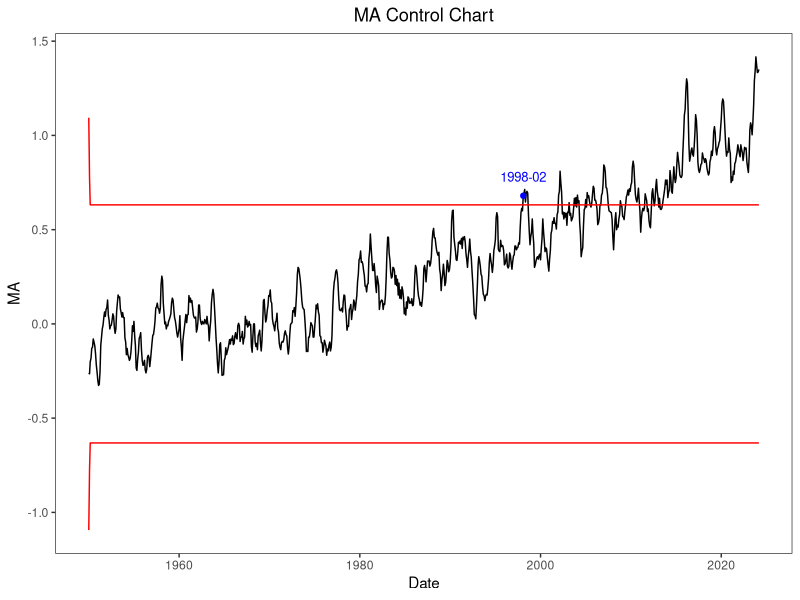

Generate this figure with R:
library(readr)
Global <- read_csv("Global.csv")
Global <- Global[841:nrow(Global),]

month_map <- c("Jan" = 1, "Feb" = 2, "Mar" = 3, "Apr" = 4, "May" = 5, "Jun" = 6, 
               "Jul" = 7, "Aug" = 8, "Sep" = 9, "Oct" = 10, "Nov" = 11, "Dec" = 12)

Global$Month <- month_map[Global$Month]

Global$Date <- as.Date(paste(Global$Year, Global$Month, "1", sep = "-"))

x = Global$value
mu = 0
sigma=sd(x)
n=length(x)
window=3
L=2.949

RL=wt=vj=c()
for(i in 1:n){ 
  if(i >= window){
    wt[i] = 1 / window
  }
  else{
    wt[i] = 1 / i
  }
}
for(j in 1:n){ 
  if(j >= window){
    vj[j] = (sigma^2) / window
  }
  else{
    vj[j] = (sigma^2) / j 
  }
}

ma=ucl=lcl=c()

for(j in 1:n){
  if(j < window){
    ma[j] = mean(x[1:j])
  }
  else{
    ma[j] = mean(x[(j-window+1):j])
  }
  ucl[j]=mu+L*sqrt(vj[j])
  lcl[j]=mu-L*sqrt(vj[j])
}

exceed_indices <- which(ma > ucl)[1]
print(exceed_indices)

library(ggplot2)

ma_df <- data.frame(Date = Global$Date, MA=ma, UCL = ucl, LCL = lcl)

ggplot(ma_df, aes(x = Date)) +
  geom_line(aes(y = MA), color = "black") +
  geom_line(aes(y = UCL), color = "red", linetype = "solid") +
  geom_line(aes(y = LCL), color = "red", linetype = "solid") +
  labs(x = "Date", y = "MA", title = "MA Control Chart") +
  theme_bw() + 
  theme(panel.grid=element_blank())+
  theme(plot.title = element_text(hjust = 0.5))+
  geom_text(data = ma_df[exceed_indices, ], aes(x = Date, y = MA, label = format(Date, "%Y-%m")), vjust = -1.4,hjust=0.5, color = "blue",size=3.3)+
  geom_point(data = ma_df[exceed_indices, ], aes(x = Date, y = MA), color = "blue", size = 1.5)



